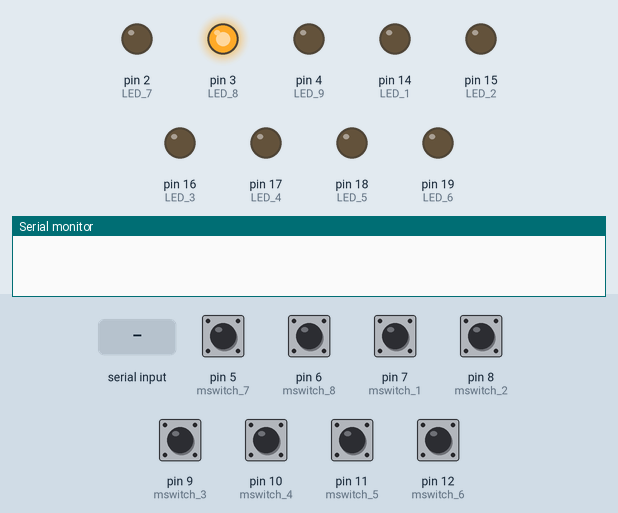
This sketch was run on a simulated Arduino Uno, built with avr-gcc and run on an emulated ATmega328P. Shown: output pins drawn as LEDs (lit = HIGH), the last lines printed to the serial monitor. The test bench sets the inputs (shaded band); at power-on: pin 6 (mswitch_8) HIGH, pin 5 (mswitch_7), pin 7 (mswitch_1), pin 8 (mswitch_2), pin 9 (mswitch_3), pin 10 (mswitch_4), pin 11 (mswitch_5), pin 12 (mswitch_6) LOW.

Above: at 1.2 s.
1.3 s: "A" received over Serial
At 1.7 s:
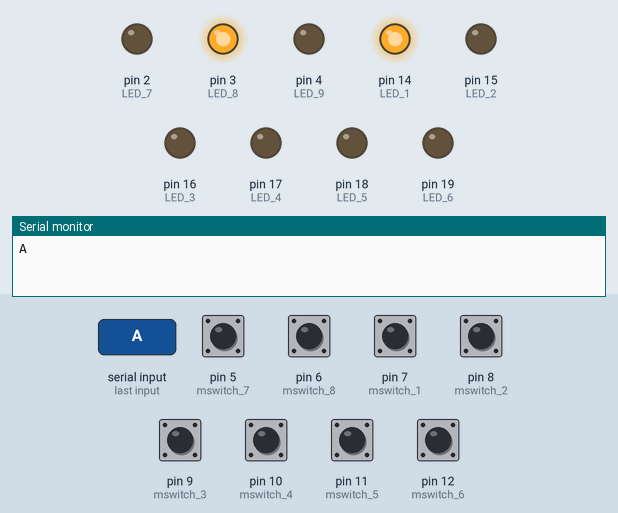
2.8 s: byte 70 ('F') received over Serial
At 4.0 s:
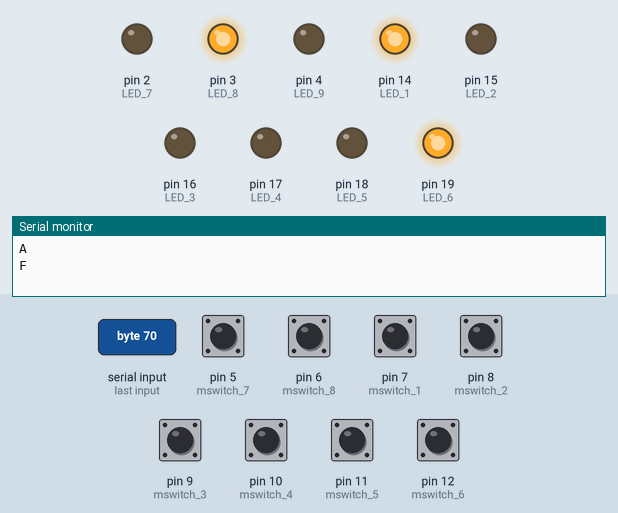
4.3 s: "a" received over Serial
At 5.3 s:
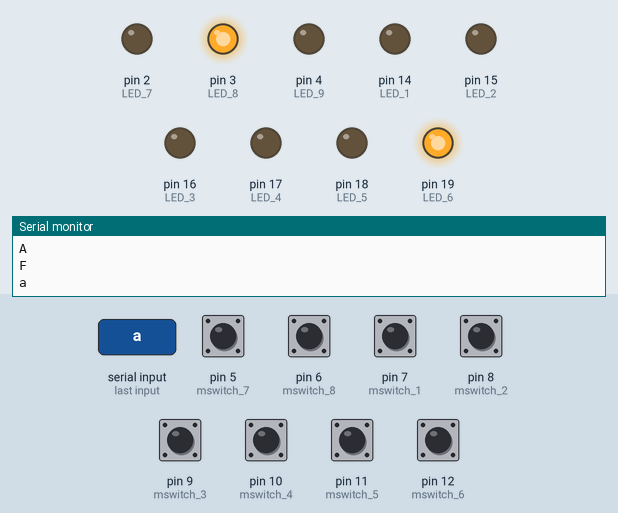
5.8 s: pin 5 (mswitch_7) pulled HIGH for 0.15 s
At 5.87 s:
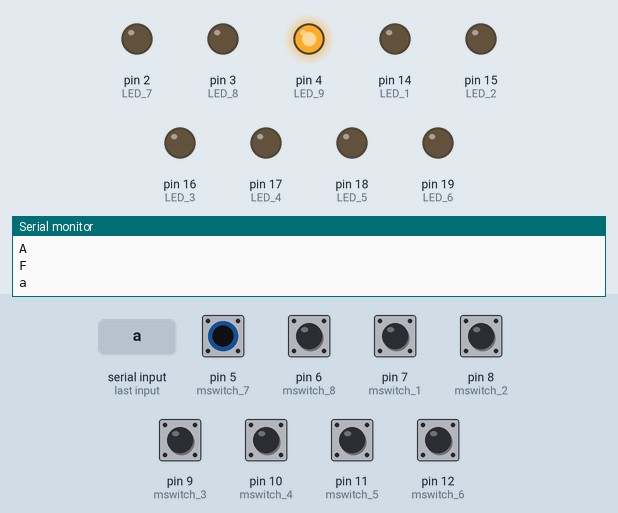
7.4 s: "B" received over Serial
At 8.2 s:
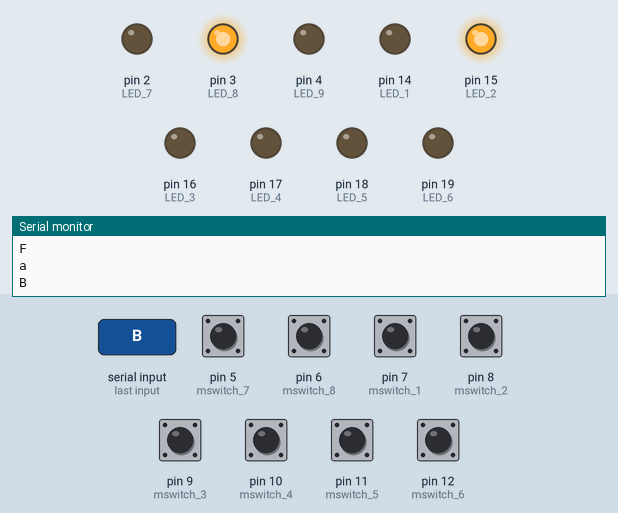
8.9 s: "C" received over Serial
At 9.4 s:
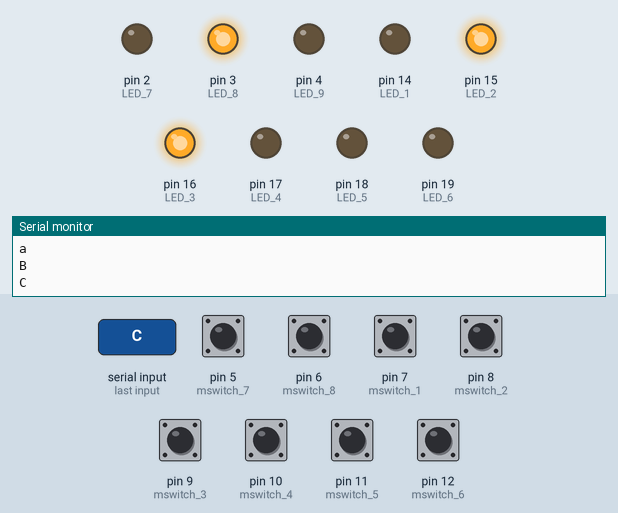
Timing chart, 0 to 11.4 s (numbered marks = the images above; inputs shaded):
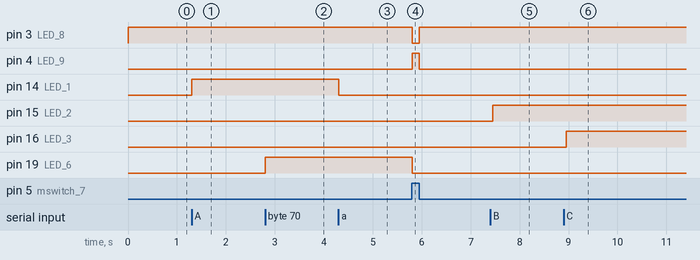

Measured:
- after the input at 1.3 s, pin 14 (LED_1): LOW → HIGH at once
- after the input at 2.8 s, pin 19 (LED_6): LOW → HIGH at once
- after the input at 4.3 s, pin 14 (LED_1): HIGH → LOW at once
- after the input at 5.8 s, pin 3 (LED_8): HIGH → LOW at once, → HIGH 0.15 s later; pin 4 (LED_9): LOW → HIGH at once, → LOW 0.15 s later; pin 19 (LED_6): HIGH → LOW at once
- after the input at 7.4 s, pin 15 (LED_2): LOW → HIGH after 0.05 s
- after the input at 8.9 s, pin 16 (LED_3): LOW → HIGH after 0.05 s

The sketch:

Arduino_UNO_2_CODE.ino
```cpp
#include <IRremote.h>

int RECV_PIN=13;          // IR_Receiver data pin
IRrecv irrecv(RECV_PIN);  // Define IR Receiver and results objects
decode_results results;

int LED_1=14;     // indicates Hall LED
int LED_2=15;     // indicates Kitchen LED
int LED_3=16;     // indicates Bed_Room LED
int LED_4=17;     // indicates Bath_Room LED
int LED_5=18;     // indicates Parking_Garage LED
int LED_6=19;     // indicates Garden_Light LED's

int LED_7=2;     //IR_Remote_Mode indicating LED
int LED_8=3;     //Blynk_Mode indicating LED
int LED_9=4;     //Manual_Mode indicating LED

//int LED_9=8;              // Flame_Sensor indication LED
//int Flame_Sensor=9;       // Flame_Sensor Digital output

int toggleState_1 = 0; //Define integer to remember the toggle state for Hall LED
int toggleState_2 = 0; //Define integer to remember the toggle state for Kitchen LED
int toggleState_3 = 0; //Define integer to remember the toggle state for Bed_Room LED
int toggleState_4 = 0; //Define integer to remember the toggle state for Bathroom LED
int toggleState_5 = 0; //Define integer to remember the toggle state for Parking_Garage LED
int toggleState_6 = 0; //Define integer to remember the toggle state for Garden_LED's

int mswitch_1=7;  //Manual switch for Hall LED
int mswitch_2=8;  //Manual switch for Kitchen LED
int mswitch_3=9;  //Manual switch for Bed_Room LED
int mswitch_4=10; //Manual switch for Bath_Room LED
int mswitch_5=11;  //Manual switch for Parking_Garage LED
int mswitch_6=12; //Manual switch for Garden LED's

int mswitch_7=5; //Manual switch for IR_Remote Mode
int mswitch_8=6; //Manual switch for Blynk Mode

void setup(){
  Serial.begin(115200);
  irrecv.enableIRIn();    // Enable the IR Receiver
  for(int i=2; i<5; i++){
    pinMode(i,OUTPUT);
    digitalWrite(i,LOW);
  }
  for(int j=14; j<20; j++){
    pinMode(j,OUTPUT);
    digitalWrite(j,LOW);
  }
  for(int k=5; k<13; k++){
    pinMode(k,INPUT);
  }
  //pinMode(Flame_Sensor,INPUT);
}

void loop(){
  if(digitalRead(mswitch_7)==HIGH && digitalRead(mswitch_8)==LOW){
    digitalWrite(LED_7,HIGH); digitalWrite(LED_8,LOW); digitalWrite(LED_9,LOW);
    IR_Remote_Mode();
  }
  else if(digitalRead(mswitch_7)==LOW && digitalRead(mswitch_8)==HIGH){
    digitalWrite(LED_7,LOW); digitalWrite(LED_8,HIGH); digitalWrite(LED_9,LOW);
    Blynk_Mode();
  }
  else{
    digitalWrite(LED_7,LOW); digitalWrite(LED_8,LOW); digitalWrite(LED_9,HIGH);
    Manual_Mode();
  }
}

void LedOnOff(int led){
  switch(led){
    case 1:
    if(toggleState_1 == 0){
      digitalWrite(LED_1,HIGH);   //Hall LED is in "On Condition"
      toggleState_1 = 1;
    }
    else{
      digitalWrite(LED_1,LOW);   //Hall LED is in "Off Condition"
      toggleState_1 = 0;
    }
    break;

    case 2:
    if(toggleState_2 == 0){
      digitalWrite(LED_2,HIGH);   //Kitchen LED is in "On Condition"
      toggleState_2 = 1;
    }
    else{
      digitalWrite(LED_2,LOW);   //Kitchen LED is in "Off Condition"
      toggleState_2 = 0;
    }
    break;

    case 3:
    if(toggleState_3 == 0){
      digitalWrite(LED_3,HIGH);   //Bed_Room LED is in "On Condition"
      toggleState_3 = 1;
    }
    else{
      digitalWrite(LED_3,LOW);   //Bed_Room LED is in "Off Condition"
      toggleState_3 = 0;
    }
    break;

    case 4:
    if(toggleState_4 == 0){
      digitalWrite(LED_4,HIGH);   //Bathroom LED is in "On Condition"
      toggleState_4 = 1;
    }
    else{
      digitalWrite(LED_4,LOW);   //Bathroom LED is in "Off Condition"
      toggleState_4 = 0;
    }
    break;

    case 5:
    if(toggleState_5 == 0){
      digitalWrite(LED_5,HIGH);   //Parking_Garage LED is in "On Condition"
      toggleState_5 = 1;
    }
    else{
      digitalWrite(LED_5,LOW);   //Parking_Garage LED is in "Off Condition"
      toggleState_5 = 0;
    }
    break;

    case 6:
    if(toggleState_6 == 0){
      digitalWrite(LED_6,HIGH);   //Garden_Light LED's is in "On Condition"
      toggleState_6 = 1;
    }
    else{
      digitalWrite(LED_6,LOW);    //Garden_Light LED's is in "Off Condition"
      toggleState_6 = 0;
    }
    break;
    default : break;
  }
}

void IR_Remote_Mode(){ //Function for IR_Remote operating
  if(irrecv.decode(&results)){
    Serial.println(results.value);
    switch(results.value){
      //case 33480735: LedOnOff(0); break;
      case 33444015: LedOnOff(1); break;                //IR_Remote control for Hall LED
      case 33478695: LedOnOff(2); break;                //IR_Remote control for Kitchen LED
      case 33486855: LedOnOff(3); break;                //IR_Remote control for Bed_Room LED
      case 33435855: LedOnOff(4); break;                //IR_Remote control for Bath_Room LED
      case 33468495: LedOnOff(5); break;                //IR_Remote control for Parking_Garage LED
      case 33452175: LedOnOff(6); break;                //IR_Remote control for Garden LED's
      //case 33423615: LedOnOff(7); break;
      //case 33484815: LedOnOff(8); break;
      //case 33462375: LedOnOff(9); break;
      default : break;
    }
    irrecv.resume(); // Receive the next value
  }
}

void Blynk_Mode(){ //Function for blynk operating
  if(Serial.available()){
    char data=Serial.read();
    switch(data){
      case 'A': LedOnOff(1); break;        //Blynk_App control for Hall LED
      case 'a': LedOnOff(1); break;
      case 'B': LedOnOff(2); break;        //Blynk_App control for Kitchen LED
      case 'b': LedOnOff(2); break;
      case 'C': LedOnOff(3); break;        //Blynk_App control for Bed_Room LED
      case 'c': LedOnOff(3); break;
      case 'D': LedOnOff(4); break;        //Blynk_App control for Bath_Room LED
      case 'd': LedOnOff(4); break;
      case 'E': LedOnOff(5); break;        //Blynk_App control for Parking_Garage LED
      case 'e': LedOnOff(5); break;
      case 'F': LedOnOff(6); break;        //Blynk_App control for Garden LED's
      case 'f': LedOnOff(6); break;
      default : break;
    }
    Serial.println(data);
  }
  delay(100);
}

void Manual_Mode(){ //Function for manual operating
  Manual_LED_1();
  Manual_LED_2();
  Manual_LED_3();
  Manual_LED_4();
  Manual_LED_5();
  Manual_LED_6();
}

void Manual_LED_1(){
  if(digitalRead(mswitch_1)==HIGH){              //Manual control for Hall LED
    digitalWrite(LED_1,HIGH);
  }
  else{
    digitalWrite(LED_1,LOW);
  }
}
void Manual_LED_2(){
  if(digitalRead(mswitch_2)==HIGH){              //Manual control for Hall LED
    digitalWrite(LED_2,HIGH);
  }
  else{
    digitalWrite(LED_2,LOW);
  }
}
void Manual_LED_3(){
  if(digitalRead(mswitch_3)==HIGH){              //Manual control for Hall LED
    digitalWrite(LED_3,HIGH);
  }
  else{
    digitalWrite(LED_3,LOW);
  }
}
void Manual_LED_4(){
  if(digitalRead(mswitch_4)==HIGH){              //Manual control for Hall LED
    digitalWrite(LED_4,HIGH);
  }
  else{
    digitalWrite(LED_4,LOW);
  }
}
void Manual_LED_5(){
  if(digitalRead(mswitch_5)==HIGH){              //Manual control for Hall LED
    digitalWrite(LED_5,HIGH);
  }
  else{
    digitalWrite(LED_5,LOW);
  }
}
void Manual_LED_6(){
  if(digitalRead(mswitch_6)==HIGH){              //Manual control for Hall LED
    digitalWrite(LED_6,HIGH);
  }
  else{
    digitalWrite(LED_6,LOW);
  }
}
```
